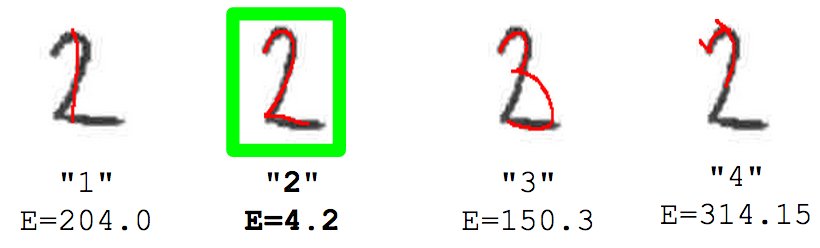
%> input picture project-report-tex/bestFitEg.png, 820 x 248 px
$ octave --eval "result = preprocess_img(rgb2gray(imread('project-report-tex/bestFitEg.png')));"   (GNU Octave 9; MATLAB toolbox functions it lacks are replaced by stand-ins)
%> lines starting %> are read from the running program, lines starting %| are printed output that depends on the picture; in (x1, y1, x2, y2) boxes, pixels count from 0 and x2, y2 are one past the last pixel; in counts of white or black regions, pixels touching at a corner belong together; the program's own positions count from 1
function Ip = preprocess_img(I)
%PREPROCESS_IMG Summary of this function goes here
%   Detailed explanation goes here
level = graythresh(I);
%> level = 0.702
I(I < level) = 0;
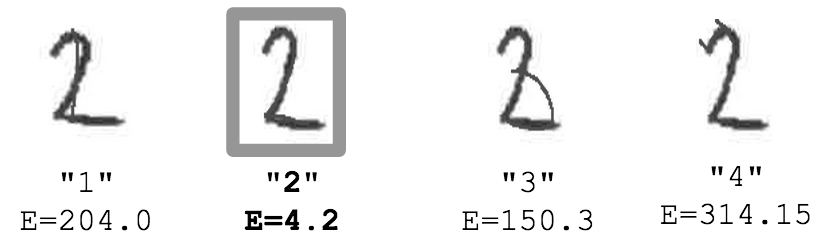
%> I: size 248x820 uint8; min 0, max 255, mean 241.4
I(I ~= 0) = 1;
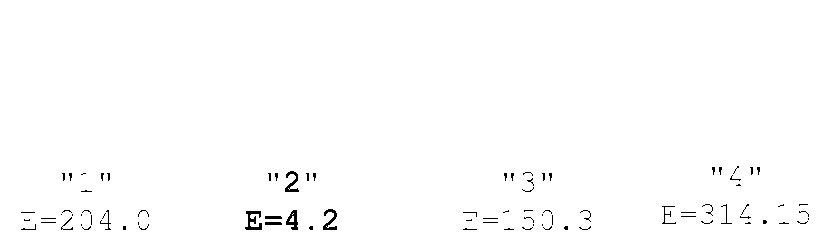
%> I: size 248x820 uint8; values 0 (black) and 1 (white), 99.1% white; black in thin lines or dots, all inside (x1, y1, x2, y2) = (21, 166, 809, 230)
Ip = bwmorph(I,'skel',Inf);
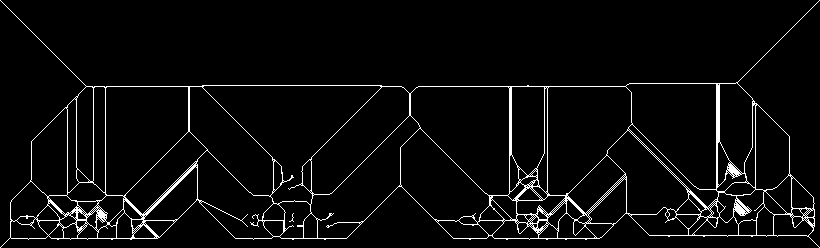
%> Ip: size 248x820 logical; 4.3% white in thin lines or dots
end
